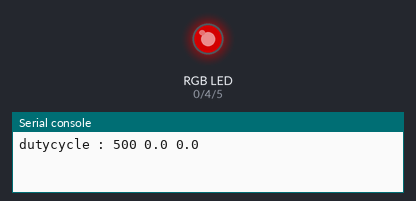
A program run on a simulated ESP8266 board running MicroPython. On the bench: an RGB LED mixed from three pins (HIGH = lit), the last lines printed to the serial console. Dim RGB values are drawn brighter than linear.

Above: at 0.1 s.
At 4.1 s:
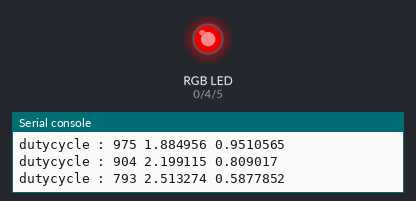
At 8.1 s:
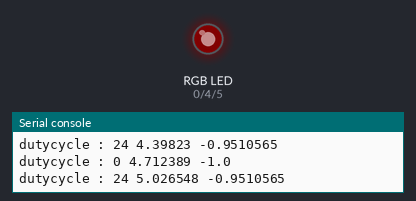
At 16.1 s:
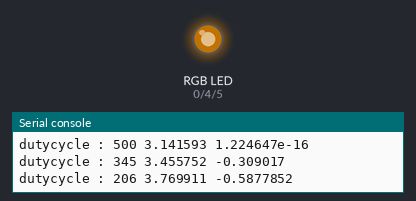
At 24.6 s:
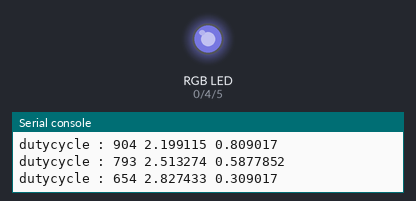
At 35.1 s:
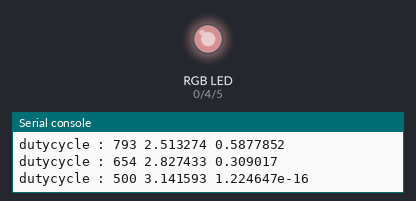
Timing chart, 0 to 40.0 s (numbered marks = the images above):
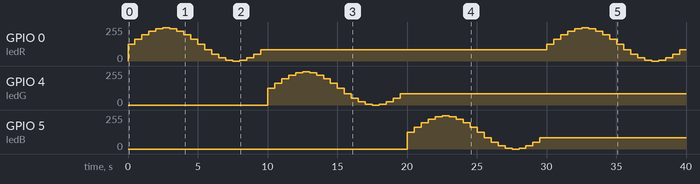

Measured:
- by itself, GPIO 4 (ledG): 0/255 → 125/255 at 10.0 s, → 163/255 0.50 s later, → 198/255 0.50 s later, → 225/255 0.50 s later, … (20 changes in this stretch)
- by itself, GPIO 5 (ledB): 0/255 → 125/255 at 20.0 s, → 163/255 0.50 s later, → 198/255 0.50 s later, → 225/255 0.50 s later, … (20 changes in this stretch)

The program:

main.py
```python
import machine
import time
import math
def pulse(l, t):
    for i in range(20):
        print('dutycycle :',int(math.sin(i / 10 * math.pi) * 500 + 500), ( i / 10 * math.pi),math.sin(i / 10 * math.pi))
        l.duty(int(math.sin(i/10 * math.pi) * 500 + 500))
        time.sleep_ms(t)

def main():
    ledR = machine.PWM(machine.Pin(0))
    ledG = machine.PWM(machine.Pin(4))
    ledB = machine.PWM(machine.Pin(5))
    for i in range(10):
        pulse(ledR, 500)
        pulse(ledG, 500)
        pulse(ledB, 500)


if __name__ == '__main__':
    main()
```
